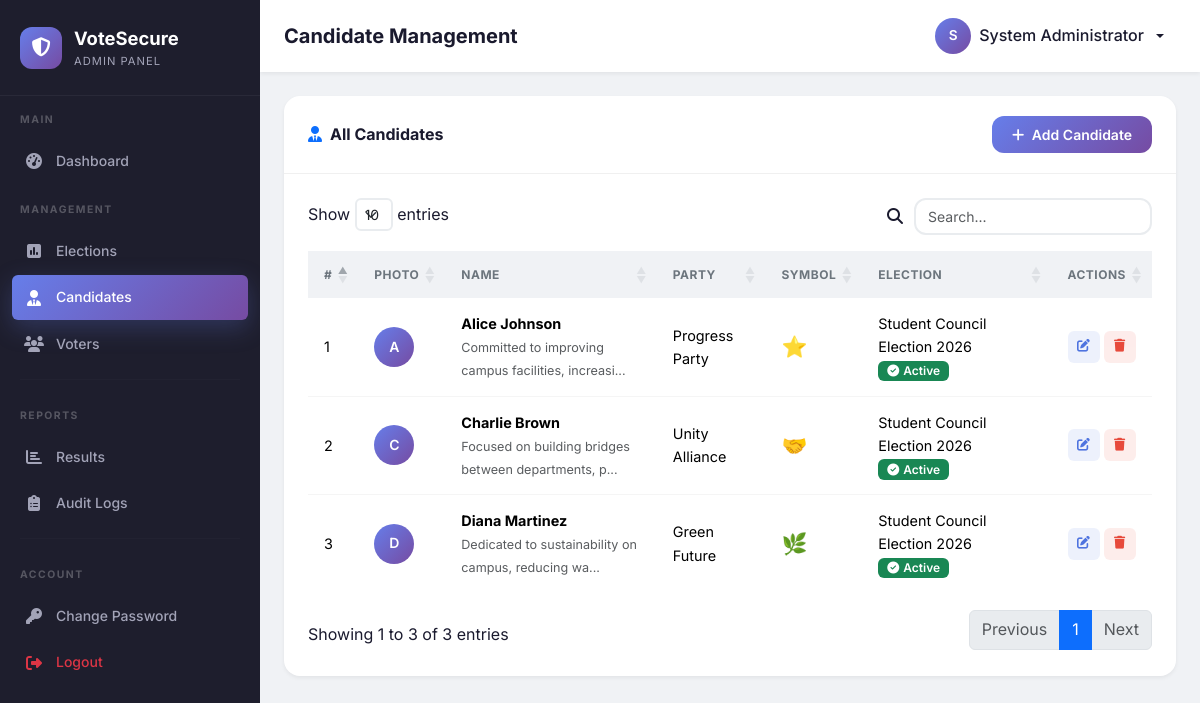
Screenshot of /admin/candidates.php (signed in) with the database file from the repository.
### tables this page shows
CREATE TABLE IF NOT EXISTS `candidates` (
    `id`          INT AUTO_INCREMENT PRIMARY KEY,
    `election_id` INT          NOT NULL,
    `full_name`   VARCHAR(100) NOT NULL,
    `party`       VARCHAR(100) DEFAULT NULL,
    `symbol`      VARCHAR(100) DEFAULT NULL,
    `photo`       VARCHAR(255) DEFAULT NULL,
    `manifesto`   TEXT         DEFAULT NULL,
    `created_at`  TIMESTAMP    DEFAULT CURRENT_TIMESTAMP,
    `updated_at`  TIMESTAMP    DEFAULT CURRENT_TIMESTAMP ON UPDATE CURRENT_TIMESTAMP,

    INDEX `idx_candidate_election` (`election_id`),
    CONSTRAINT `fk_candidate_election` FOREIGN KEY (`election_id`)
        REFERENCES `elections`(`id`) ON DELETE CASCADE ON UPDATE CASCADE
);

CREATE TABLE IF NOT EXISTS `elections` (
    `id`          INT AUTO_INCREMENT PRIMARY KEY,
    `title`       VARCHAR(200) NOT NULL,
    `description` TEXT         DEFAULT NULL,
    `start_date`  DATETIME     NOT NULL,
    `end_date`    DATETIME     NOT NULL,
    `status`      ENUM('upcoming','active','ended') DEFAULT 'upcoming',
    `created_by`  INT          DEFAULT NULL,
    `created_at`  TIMESTAMP    DEFAULT CURRENT_TIMESTAMP,
    `updated_at`  TIMESTAMP    DEFAULT CURRENT_TIMESTAMP ON UPDATE CURRENT_TIMESTAMP,

    INDEX `idx_election_status` (`status`),
    INDEX `idx_election_dates` (`start_date`, `end_date`),
    CONSTRAINT `fk_election_admin` FOREIGN KEY (`created_by`)
        REFERENCES `admins`(`id`) ON DELETE SET NULL ON UPDATE CASCADE
);

### includes/auth.php (called while the page is built, shortened)
<?php
function getBaseUrl(): string
{
    $protocol = (!empty($_SERVER['HTTPS']) && $_SERVER['HTTPS'] !== 'off') ? 'https' : 'http';
    $host = $_SERVER['HTTP_HOST'] ?? 'localhost';
    $scriptDir = dirname($_SERVER['SCRIPT_NAME']);
    $parts = explode('/', trim($scriptDir, '/'));
    $baseParts = [];
    foreach ($parts as $part) {
        $baseParts[] = $part;
    }
    $basePath = '/' . implode('/', $baseParts);
    return $protocol . '://' . $host . $basePath;
}

### admin/candidates.php (the view, shortened to what this page needs)
<?php
require_once BASE_PATH . 'includes/auth.php';
require_once BASE_PATH . 'includes/functions.php';
$db = Database::getConnection();
$stmt = $db->query(
    "SELECT c.*, e.title as election_title, e.status as election_status
     FROM candidates c
     JOIN elections e ON c.election_id = e.id
     ORDER BY c.created_at DESC"
);
$candidates = $stmt->fetchAll();
require_once BASE_PATH . 'includes/header.php';
require_once BASE_PATH . 'includes/sidebar.php';
?>
<div class="main-content">
    <nav class="top-navbar">
        <div class="d-flex align-items-center gap-3">
            <h1 class="navbar-title mb-0">Candidate Management</h1>
        </div>
        <div class="dropdown user-dropdown">
            <button class="dropdown-toggle" data-bs-toggle="dropdown">
                <div class="user-avatar"><?= strtoupper(substr($_SESSION['admin_name'] ?? 'A', 0, 1)) ?></div>
                <span class="d-none d-md-inline"><?= sanitize($_SESSION['admin_name'] ?? 'Admin') ?></span>
            </button>
        </div>
    </nav>
    <div class="content-wrapper">
        <div class="card-custom animate-fade-in-up">
            <div class="card-header">
                <h6><i class="fas fa-user-tie me-2 text-primary"></i>All Candidates</h6>
                <button class="btn btn-primary-gradient btn-sm" data-bs-toggle="modal" data-bs-target="#candidateModal" onclick="openCreateModal()">
                    <i class="fas fa-plus me-1"></i> Add Candidate
                </button>
            </div>
            <div class="card-body">
                <div class="table-responsive">
                    <table class="table table-custom" id="candidatesTable">
                        <thead>
                            <tr>
                                <th>#</th>
                                <th>Photo</th>
                                <th>Name</th>
                                <th>Party</th>
                                <th>Symbol</th>
                                <th>Election</th>
                                <th>Actions</th>
                            </tr>
                        </thead>
                        <tbody>
                            <?php foreach ($candidates as $i => $c): ?>
                                <tr>
                                    <td><?= $i + 1 ?></td>
                                    <td>
                                        <?php if ($c['photo']): ?>
                                            <img src="<?= getBaseUrl() ?>/uploads/candidates/<?= sanitize($c['photo']) ?>"
                                                 alt="<?= sanitize($c['full_name']) ?>"
                                                 style="width:40px;height:40px;border-radius:50%;object-fit:cover;">
                                        <?php else: ?>
                                            <div style="width:40px;height:40px;border-radius:50%;background:linear-gradient(135deg,#667eea,#764ba2);display:flex;align-items:center;justify-content:center;color:#fff;font-weight:600;font-size:14px;">
                                                <?= strtoupper(substr($c['full_name'], 0, 1)) ?>
                                            </div>
                                        <?php endif; ?>
                                    </td>
                                    <td>
                                        <strong><?= sanitize($c['full_name']) ?></strong>
                                        <?php if ($c['manifesto']): ?>
                                            <br><small class="text-muted"><?= sanitize(truncate($c['manifesto'], 50)) ?></small>
                                        <?php endif; ?>
                                    </td>
                                    <td><?= sanitize($c['party'] ?? '—') ?></td>
                                    <td style="font-size:1.3rem;"><?= $c['symbol'] ?? '—' ?></td>
                                    <td>
                                        <?= sanitize($c['election_title']) ?>
                                        <?= electionStatusBadge($c['election_status']) ?>
                                    </td>
                                    <td>
                                        <div class="d-flex gap-1">
                                            <button class="btn-action edit" title="Edit"
                                                    onclick="openEditModal(<?= htmlspecialchars(json_encode($c)) ?>)">
                                                <i class="fas fa-edit"></i>
                                            </button>
                                            <form method="POST" action="<?= getBaseUrl() ?>/admin/process/candidate_process.php" class="d-inline delete-form">
                                                <button type="submit" class="btn-action delete" title="Delete">
                                                    <i class="fas fa-trash"></i>
                                                </button>
                                            </form>
                                        </div>
                                    </td>
                                </tr>
                            <?php endforeach; ?>
                        </tbody>
                    </table>
                </div>
            </div>
        </div>
    </div>
</div>
<?php require_once BASE_PATH . 'includes/footer.php'; ?>

### includes/header.php (shortened to what this page needs)
<?php
require_once BASE_PATH . 'includes/auth.php';
require_once BASE_PATH . 'includes/functions.php';
?>
<!DOCTYPE html>
<html lang="en">
<head>
    <link href="https://cdn.jsdelivr.net/npm/bootstrap@5.3.3/dist/css/bootstrap.min.css" rel="stylesheet">
    <link href="https://cdnjs.cloudflare.com/ajax/libs/font-awesome/6.5.1/css/all.min.css" rel="stylesheet">
    <link href="https://cdn.datatables.net/1.13.8/css/dataTables.bootstrap5.min.css" rel="stylesheet">
    <link href="https://cdn.jsdelivr.net/npm/sweetalert2@11/dist/sweetalert2.min.css" rel="stylesheet">
    <link href="<?= getBaseUrl() ?>/assets/css/style.css" rel="stylesheet">
</head>
<body>

### includes/sidebar.php (shortened to what this page needs)
<?php
$currentPage = basename($_SERVER['PHP_SELF'], '.php');
?>
<nav class="sidebar" id="sidebar">
    <div class="sidebar-brand">
        <div class="sidebar-brand-icon">
            <i class="fas fa-shield-halved"></i>
        </div>
        <div class="sidebar-brand-text">
            <?= APP_NAME ?>
            <small>Admin Panel</small>
        </div>
    </div>
    <div class="sidebar-heading">Main</div>
    <ul class="sidebar-nav">
        <li class="nav-item">
            <a class="nav-link <?= $currentPage === 'index' ? 'active' : '' ?>" href="<?= getBaseUrl() ?>/admin/index.php">
                <i class="fas fa-tachometer-alt"></i>
                <span>Dashboard</span>
            </a>
        </li>
    </ul>
    <div class="sidebar-heading">Management</div>
    <ul class="sidebar-nav">
        <li class="nav-item">
            <a class="nav-link <?= $currentPage === 'elections' ? 'active' : '' ?>" href="<?= getBaseUrl() ?>/admin/elections.php">
                <i class="fas fa-poll"></i>
                <span>Elections</span>
            </a>
        </li>
        <li class="nav-item">
            <a class="nav-link <?= $currentPage === 'candidates' ? 'active' : '' ?>" href="<?= getBaseUrl() ?>/admin/candidates.php">
                <i class="fas fa-user-tie"></i>
                <span>Candidates</span>
            </a>
        </li>
        <li class="nav-item">
            <a class="nav-link <?= $currentPage === 'voters' ? 'active' : '' ?>" href="<?= getBaseUrl() ?>/admin/voters.php">
                <i class="fas fa-users"></i>
                <span>Voters</span>
            </a>
        </li>
    </ul>
    <hr class="sidebar-divider">
    <div class="sidebar-heading">Reports</div>
    <ul class="sidebar-nav">
        <li class="nav-item">
            <a class="nav-link <?= $currentPage === 'results' ? 'active' : '' ?>" href="<?= getBaseUrl() ?>/admin/results.php">
                <i class="fas fa-chart-bar"></i>
                <span>Results</span>
            </a>
        </li>
        <li class="nav-item">
            <a class="nav-link <?= $currentPage === 'audit_logs' ? 'active' : '' ?>" href="<?= getBaseUrl() ?>/admin/audit_logs.php">
                <i class="fas fa-clipboard-list"></i>
                <span>Audit Logs</span>
            </a>
        </li>
    </ul>
    <hr class="sidebar-divider">
    <div class="sidebar-heading">Account</div>
    <ul class="sidebar-nav">
        <li class="nav-item">
            <a class="nav-link <?= $currentPage === 'change_password' ? 'active' : '' ?>" href="<?= getBaseUrl() ?>/admin/change_password.php">
                <i class="fas fa-key"></i>
                <span>Change Password</span>
            </a>
        </li>
        <li class="nav-item">
            <a class="nav-link text-danger" href="<?= getBaseUrl() ?>/admin/logout.php">
                <i class="fas fa-sign-out-alt"></i>
                <span>Logout</span>
            </a>
        </li>
    </ul>
</nav>

### includes/functions.php (shortened to what this page needs)
<?php
function sanitize(string $value): string
{
    return htmlspecialchars(trim($value), ENT_QUOTES, 'UTF-8');
}
function electionStatusBadge(string $status): string
{
    return match ($status) {
        'upcoming' => '<span class="badge bg-warning text-dark"><i class="fas fa-clock me-1"></i>Upcoming</span>',
        'active'   => '<span class="badge bg-success"><i class="fas fa-check-circle me-1"></i>Active</span>',
        'ended'    => '<span class="badge bg-secondary"><i class="fas fa-stop-circle me-1"></i>Ended</span>',
        default    => '<span class="badge bg-dark">Unknown</span>',
    };
}
function truncate(string $str, int $maxLen = 100, string $suffix = '...'): string
{
    return mb_substr($str, 0, $maxLen) . $suffix;
}

### includes/footer.php (shortened to what this page needs)
</body>
</html>

### rows the page displays
candidates: full_name "A", full_name "Alice Johnson", manifesto "Committed to improving campus facilities, increasi...", party "Progress Party", symbol "⭐", election.title "Student Council Election 2026", election.status "Active"
candidates: full_name "C", full_name "Charlie Brown", manifesto "Focused on building bridges between departments, p...", party "Unity Alliance", symbol "🤝", election.title "Student Council Election 2026", election.status "Active"
candidates: full_name "D", full_name "Diana Martinez", manifesto "Dedicated to sustainability on campus, reducing wa...", party "Green Future", symbol "🌿", election.title "Student Council Election 2026", election.status "Active"

### other values shown
APP_NAME "VoteSecure"
substr($_SESSION['admin_name'] ?? 'A', 0, 1) "S"
$_SESSION['admin_name'] "System Administrator"
